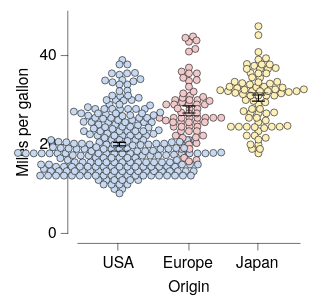

Write a Vega-Lite specification for this figure.
### Vega-Lite specification from a JSON file in a GitHub repository (floating-point values rounded to 4 significant figures; data arrays with more than 128 entries replaced by an {"elided": "..."} marker saying what was removed)
{"background": null, "config": {"arc": {"fill": "#DBDBDB", "fillOpacity": 1.0, "innerRadius": 25.0, "padAngle": 0.03, "stroke": "black", "strokeOpacity": 1, "strokeWidth": 0.25}, "area": {"fill": "#DBDBDB", "fillOpacity": 1.0, "stroke": "black", "strokeOpacity": 1, "strokeWidth": 0.25}, "axis": {"domain": true, "domainCap": "round", "domainColor": "black", "domainWidth": 0.25, "grid": false, "gridCap": "round", "gridColor": "#F1F1F1", "gridDash": [0, 0], "gridOpacity": 1.0, "gridWidth": 0.25, "labelColor": "black", "labelFont": "HelveticaNeue", "labelFontSize": 7, "labelFontStyle": "normal", "labelFontWeight": 400, "offset": 4.5, "ticks": true, "tickCap": "round", "tickColor": "black", "tickSize": 3, "tickWidth": 0.25, "titleColor": "black", "titleFont": "HelveticaNeue", "titleFontSize": 7, "titleFontStyle": "normal", "titleFontWeight": 400}, "axisX": {"domain": true, "labelAlign": "center", "labelAngle": 0, "labels": true, "ticks": true, "translate": 0}, "axisY": {"domain": true, "labelAlign": "right", "labelAngle": 0, "labels": true, "ticks": true, "translate": 0}, "axisRight": {"domain": true, "labelAlign": "left", "labelAngle": 0, "labels": true, "ticks": true, "translate": 0}, "axisTop": {"domain": true, "labelAlign": "center", "labelAngle": 0, "labels": true, "ticks": true, "translate": 0}, "bar": {"fill": "#DBDBDB", "fillOpacity": 1.0, "stroke": "black", "strokeOpacity": 1, "strokeWidth": 0.25}, "boxplot": {"size": 9.0, "ticks": {"cornerRadius": 0.25, "fill": "black", "size": 4.5, "thickness": 0.25}, "box": {"fillOpacity": 1.0, "stroke": "black", "strokeOpacity": 1, "strokeWidth": 0.25}, "median": {"fill": "black", "fillOpacity": 1.0, "size": 9.0, "thickness": 0.25}, "rule": {"fill": "black", "fillOpacity": 1.0, "size": 10.0, "stroke": "black", "strokeDash": [0, 0], "strokeOpacity": 1, "strokeWidth": 0.25}, "outliers": {"color": "black", "fill": "black", "fillOpacity": 1.0, "size": 0, "stroke": "black", "strokeOpacity": 1, "strokeWidth": 0.25}}, "circle": {"fill": "black", "fillOpacity": 1.0, "size": 0.5, "stroke": "black", "strokeOpacity": 1, "strokeWidth": 0.25}, "errorband": {"band": {"fillOpacity": 0.6, "stroke": null, "strokeWidth": 0.25, "strokeOpacity": 1}, "borders": {"opacity": 0, "strokeOpacity": 0.25, "strokeWidth": 1}}, "errorbar": {"opacity": 1, "rule": {"strokeDash": [0, 0], "strokeWidth": 0.5}, "ticks": {"color": "black", "cornerRadius": 0.25, "opacity": 1, "size": 6.0, "thickness": 0.5}, "thickness": 0.5}, "font": "HelveticaNeue", "geoshape": {"fill": "#DBDBDB", "fillOpacity": 1.0, "stroke": "black", "strokeOpacity": 1, "strokeWidth": 0.25}, "header": {"labelColor": "black", "labelFont": "HelveticaNeue", "labelFontSize": 7, "labelFontStyle": "normal", "labelFontWeight": 400, "titleColor": "black", "titleFont": "HelveticaNeue", "titleFontSize": 7, "titleFontStyle": "normal", "titleFontWeight": 400, "titlePadding": 0}, "legend": {"disable": false, "offset": 4.5, "gradientLength": 50.0, "gradientThickness": 5.0, "gradientOpacity": 1.0, "gradientStrokeColor": "black", "gradientStrokeWidth": 0.25, "labelColor": "black", "labelFont": "HelveticaNeue", "labelFontSize": 7, "labelFontStyle": "normal", "labelFontWeight": 400, "strokeColor": "black", "strokeWidth": 0, "symbolSize": 42, "symbolStrokeColor": "black", "symbolStrokeWidth": 0.25, "titleColor": "black", "titleFont": "HelveticaNeue", "titleFontSize": 7, "titleFontStyle": "normal", "titleFontWeight": 400}, "line": {"color": "black", "stroke": "black", "strokeCap": "round", "strokeDash": [0, 0], "strokeOpacity": 1, "strokeWidth": 0.375}, "point": {"filled": true, "fill": "#DBDBDB", "fillOpacity": 1.0, "size": 5.0, "stroke": "black", "strokeOpacity": 1, "strokeWidth": 0.25}, "range": {"category": ["#C6D9F1", "#F1C9CB", "#FEF0B9", "#CEE37A", "#7AA8E0", "#E589A3", "#FDDD5D", "#68B961", "#4177B1", "#C35082", "#E5C227", "#438156"], "diverging": {"scheme": ["#C35082", "#CE6D94", "#D989A7", "#E2A4BA", "#EABFCE", "#F1DBE2", "#F6F6F6", "#D7E0EB", "#B9CBE0", "#9BB6D5", "#7DA1C9", "#5F8CBD", "#4177B1"]}, "heatmap": {"scheme": ["#DFE9F7", "#C6D9F1", "#ADC8EC", "#94B8E6", "#7AA8E0", "#6097DA", "#4D87CA", "#4177B1", "#386898", "#2F597F", "#264A69", "#1D3A58"]}, "ordinal": {"scheme": ["#F1F1F1", "#DBDBDB", "#C6C6C6", "#B2B2B2", "#9D9D9D", "#898989", "#767676", "#636363", "#515151", "#404040", "#2F2F2F", "#1F1F1F"]}, "ramp": {"scheme": ["#DFE9F7", "#C6D9F1", "#ADC8EC", "#94B8E6", "#7AA8E0", "#6097DA", "#4D87CA", "#4177B1", "#386898", "#2F597F", "#264A69", "#1D3A58"]}}, "rule": {"color": "black", "stroke": "black", "strokeCap": "round", "strokeDash": [2, 2], "strokeOpacity": 1, "strokeWidth": 0.25}, "scale": {"bandPaddingInner": 0.1, "bandPaddingOuter": 0.1, "round": false}, "rect": {"fill": "#DBDBDB", "fillOpacity": 1.0, "stroke": "black", "strokeOpacity": 1, "strokeWidth": 0.25}, "square": {"fill": "#DBDBDB", "fillOpacity": 1.0, "size": 10.0, "stroke": "black", "strokeOpacity": 1, "strokeWidth": 0.25}, "text": {"color": "black", "font": "HelveticaNeue", "fontSize": 7, "fontStyle": "normal", "fontWeight": 400}, "title": {"anchor": "middle", "frame": "group", "color": "black", "font": "HelveticaNeue", "fontSize": 7, "fontStyle": "normal", "fontWeight": 400, "subtitleColor": "black", "subtitleFont": "HelveticaNeue", "subtitleFontSize": "HelveticaNeue", "subtitleFontStyle": "normal", "subtitleFontWeight": 400}, "view": {"continuousWidth": 100, "continuousHeight": 100, "discreteWidth": 100, "discreteHeight": 100, "fill": null, "stroke": null, "strokeWidth": 0.25}}, "layer": [{"data": {"name": "data-e3eced9a19a526e2b46e3557233cc953"}, "mark": {"type": "circle", "opacity": 1.0, "size": 10.0}, "encoding": {"color": {"field": "Origin", "legend": null, "sort": ["USA", "Europe", "Japan"], "title": null, "type": "nominal"}, "x": {"axis": {}, "field": "Origin", "sort": ["USA", "Europe", "Japan"], "title": "Origin", "type": "nominal"}, "xOffset": {"field": "beeswarm_x", "scale": {"domain": [-45.77, 45.77], "range": [-33.27, 58.27]}, "type": "quantitative"}, "y": {"field": "Miles_per_Gallon", "title": "Miles per gallon", "type": "quantitative"}}}, {"data": {"name": "data-f54b1fb31dc573b7638e45cb2b4c427f"}, "mark": {"type": "errorbar"}, "encoding": {"x": {"axis": {}, "field": "Origin", "sort": ["USA", "Europe", "Japan"], "title": "Origin", "type": "nominal"}, "y": {"field": "__mean", "title": "Miles per gallon", "type": "quantitative"}, "yError": {"field": "__error"}}}, {"data": {"name": "data-e3eced9a19a526e2b46e3557233cc953"}, "mark": {"type": "boxplot", "box": {"fillOpacity": 0, "strokeOpacity": 0}, "outliers": {"opacity": 0}, "rule": {"strokeOpacity": 0}, "ticks": false}, "encoding": {"x": {"axis": {}, "field": "Origin", "sort": ["USA", "Europe", "Japan"], "title": "Origin", "type": "nominal"}, "y": {"field": "Miles_per_Gallon", "title": "Miles per gallon", "type": "quantitative"}}}], "$schema": "https://vega.github.io/schema/vega-lite/v6.4.1.json", "datasets": {"data-e3eced9a19a526e2b46e3557233cc953": {"elided": "398 records"}, "data-f54b1fb31dc573b7638e45cb2b4c427f": [{"Origin": "Japan", "__mean": 30.45, "__error": 0.6852, "__dysonsphere__": 1}, {"Origin": "USA", "__mean": 20.08, "__error": 0.4058, "__dysonsphere__": 1}, {"Origin": "Europe", "__mean": 27.89, "__error": 0.8037, "__dysonsphere__": 1}]}}
